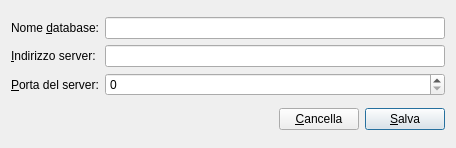
<?xml version="1.0" encoding="UTF-8"?>
<ui version="4.0">
 <class>ConnectionSetupDialog</class>
 <widget class="QDialog" name="ConnectionSetupDialog">
  <property name="geometry">
   <rect>
    <x>0</x>
    <y>0</y>
    <width>456</width>
    <height>148</height>
   </rect>
  </property>
  <property name="windowTitle">
   <string>Parametri Connessione</string>
  </property>
  <layout class="QVBoxLayout" name="verticalLayout">
   <item>
    <layout class="QGridLayout" name="gridLayout">
     <item row="0" column="0">
      <widget class="QLabel" name="label">
       <property name="text">
        <string>Nome &amp;database:</string>
       </property>
       <property name="buddy">
        <cstring>le_dbname</cstring>
       </property>
      </widget>
     </item>
     <item row="0" column="1">
      <widget class="QLineEdit" name="le_dbname"/>
     </item>
     <item row="1" column="0">
      <widget class="QLabel" name="label_2">
       <property name="text">
        <string>&amp;Indirizzo server:</string>
       </property>
       <property name="buddy">
        <cstring>le_hostname</cstring>
       </property>
      </widget>
     </item>
     <item row="1" column="1">
      <widget class="QLineEdit" name="le_hostname"/>
     </item>
     <item row="2" column="0">
      <widget class="QLabel" name="label_3">
       <property name="text">
        <string>&amp;Porta del server:</string>
       </property>
       <property name="buddy">
        <cstring>le_port</cstring>
       </property>
      </widget>
     </item>
     <item row="2" column="1">
      <widget class="QSpinBox" name="le_port">
       <property name="alignment">
        <set>Qt::AlignLeading|Qt::AlignLeft|Qt::AlignVCenter</set>
       </property>
       <property name="maximum">
        <number>65535</number>
       </property>
      </widget>
     </item>
    </layout>
   </item>
   <item>
    <layout class="QHBoxLayout" name="horizontalLayout">
     <item>
      <spacer name="horizontalSpacer">
       <property name="orientation">
        <enum>Qt::Horizontal</enum>
       </property>
       <property name="sizeHint" stdset="0">
        <size>
         <width>40</width>
         <height>20</height>
        </size>
       </property>
      </spacer>
     </item>
     <item>
      <widget class="QPushButton" name="pb_clear">
       <property name="text">
        <string>&amp;Cancella</string>
       </property>
      </widget>
     </item>
     <item>
      <widget class="QPushButton" name="pb_save">
       <property name="text">
        <string>&amp;Salva</string>
       </property>
       <property name="default">
        <bool>true</bool>
       </property>
      </widget>
     </item>
    </layout>
   </item>
  </layout>
 </widget>
 <resources/>
 <connections>
  <connection>
   <sender>pb_clear</sender>
   <signal>clicked()</signal>
   <receiver>le_dbname</receiver>
   <slot>clear()</slot>
   <hints>
    <hint type="sourcelabel">
     <x>359</x>
     <y>129</y>
    </hint>
    <hint type="destinationlabel">
     <x>321</x>
     <y>26</y>
    </hint>
   </hints>
  </connection>
  <connection>
   <sender>pb_clear</sender>
   <signal>clicked()</signal>
   <receiver>le_hostname</receiver>
   <slot>clear()</slot>
   <hints>
    <hint type="sourcelabel">
     <x>350</x>
     <y>126</y>
    </hint>
    <hint type="destinationlabel">
     <x>342</x>
     <y>56</y>
    </hint>
   </hints>
  </connection>
  <connection>
   <sender>pb_clear</sender>
   <signal>clicked()</signal>
   <receiver>le_port</receiver>
   <slot>clear()</slot>
   <hints>
    <hint type="sourcelabel">
     <x>359</x>
     <y>129</y>
    </hint>
    <hint type="destinationlabel">
     <x>365</x>
     <y>84</y>
    </hint>
   </hints>
  </connection>
  <connection>
   <sender>pb_save</sender>
   <signal>clicked()</signal>
   <receiver>ConnectionSetupDialog</receiver>
   <slot>saveSettings()</slot>
   <hints>
    <hint type="sourcelabel">
     <x>445</x>
     <y>129</y>
    </hint>
    <hint type="destinationlabel">
     <x>142</x>
     <y>118</y>
    </hint>
   </hints>
  </connection>
  <connection>
   <sender>pb_save</sender>
   <signal>clicked()</signal>
   <receiver>ConnectionSetupDialog</receiver>
   <slot>accept()</slot>
   <hints>
    <hint type="sourcelabel">
     <x>405</x>
     <y>118</y>
    </hint>
    <hint type="destinationlabel">
     <x>227</x>
     <y>73</y>
    </hint>
   </hints>
  </connection>
 </connections>
 <slots>
  <slot>saveSettings()</slot>
 </slots>
</ui>
